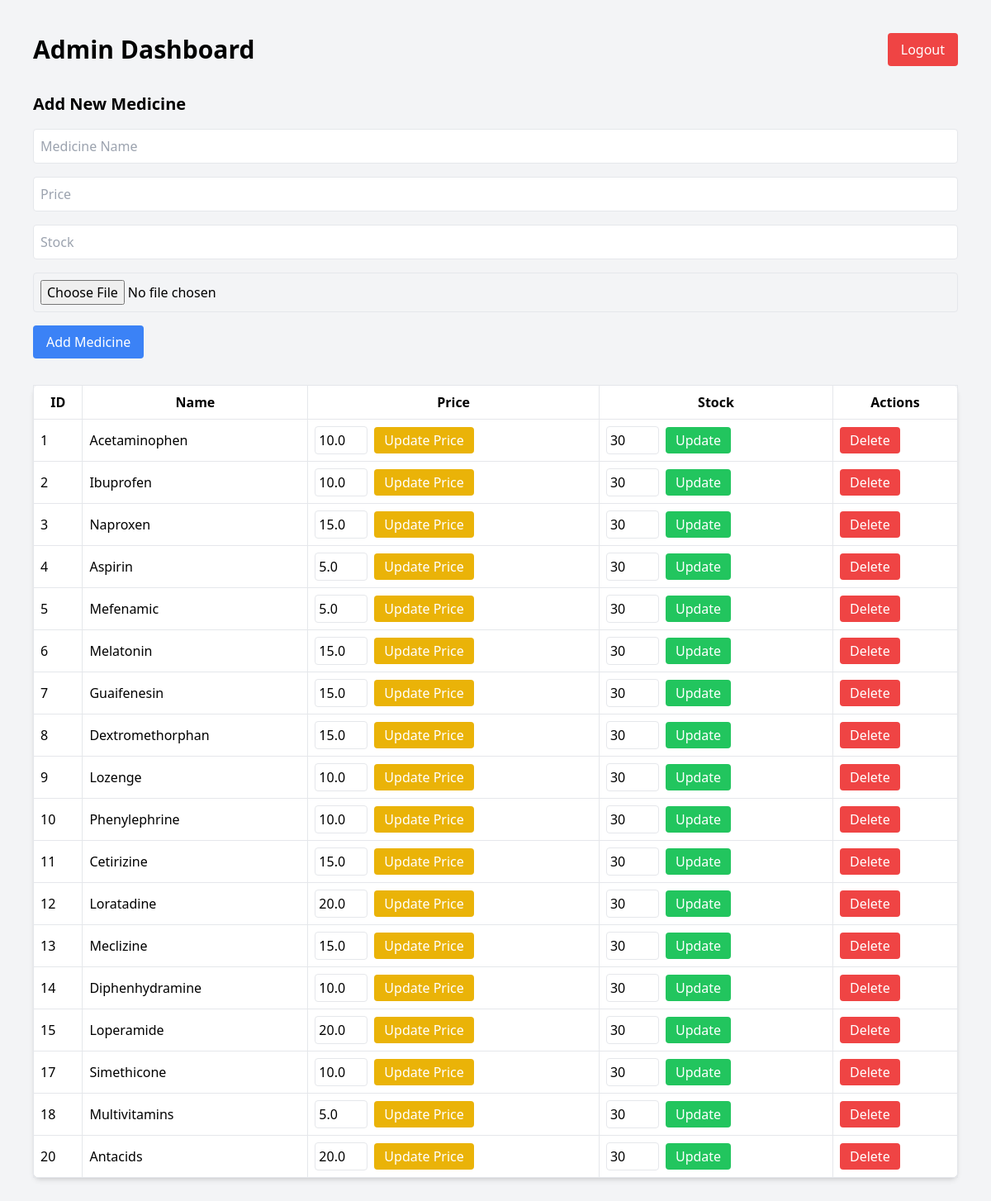
Screenshot of /admin/dashboard (signed in) with the database file from the repository.
### tables this page shows
CREATE TABLE "medicines" (
	"id"	INTEGER,
	"name"	TEXT NOT NULL,
	"price"	REAL NOT NULL,
	"stock"	INTEGER NOT NULL,
	"image_path"	TEXT NOT NULL, therapeutic_effects TEXT, side_effects TEXT,
	PRIMARY KEY("id" AUTOINCREMENT)
);

### app.py (the view)
@app.route('/admin/dashboard')
def admin_dashboard():
    if not session.get('admin_logged_in'):
        return redirect(url_for('admin_login'))
    conn = sqlite3.connect('medicine.db')
    cursor = conn.cursor()
    cursor.execute("SELECT id, name, price, stock FROM medicines")
    medicines = cursor.fetchall()
    conn.close()
    return render_template('admin_dashboard.html', medicines=medicines)

### templates/admin_dashboard.html (shortened to what this page needs)
<!DOCTYPE html>
<html lang="en">
<head>
  <script src="https://cdn.tailwindcss.com"></script>
</head>
<body class="bg-gray-100 p-10">
  <div class="flex justify-between items-center mb-8">
    <h1 class="text-3xl font-bold">Admin Dashboard</h1>
    <form action="{{ url_for('logout') }}" method="POST">
      <button type="submit" class="px-4 py-2 bg-red-500 text-white rounded hover:bg-red-700">Logout</button>
    </form>
  </div>
  <h2 class="text-xl font-semibold mb-4">Add New Medicine</h2>
  <form action="{{ url_for('add_medicine') }}" method="POST" enctype="multipart/form-data">
    <div class="mb-4">
      <input type="text" name="name" placeholder="Medicine Name" class="p-2 border rounded w-full" required>
    </div>
    <div class="mb-4">
      <input type="number" name="price" placeholder="Price" class="p-2 border rounded w-full" required>
    </div>
    <div class="mb-4">
      <input type="number" name="stock" placeholder="Stock" class="p-2 border rounded w-full" required>
    </div>
    <div class="mb-4">
      <input type="file" name="image" accept="image/*" class="p-2 border rounded w-full">
    </div>
    <button type="submit" class="px-4 py-2 bg-blue-500 text-white rounded hover:bg-blue-700">Add Medicine</button>
  </form>
  <table class="w-full bg-white border rounded-lg shadow-md mt-8">
    <thead>
      <tr>
        <th class="border p-2">ID</th>
        <th class="border p-2">Name</th>
        <th class="border p-2">Price</th>
        <th class="border p-2">Stock</th>
        <th class="border p-2">Actions</th>
      </tr>
    </thead>
    <tbody>
      {% for medicine in medicines %}
      <tr>
        <td class="border p-2">{{ medicine[0] }}</td>
        <td class="border p-2">{{ medicine[1] }}</td>
        <td class="border p-2">
          <form action="{{ url_for('update_price') }}" method="POST" class="flex items-center">
            <input type="number" name="price" value="{{ medicine[2] }}" class="w-16 p-1 border rounded mr-2">
            <button type="submit" class="px-3 py-1 bg-yellow-500 text-white rounded hover:bg-yellow-700">Update Price</button>
          </form>
        </td>
        <td class="border p-2">
          <form action="{{ url_for('update_stock') }}" method="POST" class="flex items-center">
            <input type="number" name="stock" value="{{ medicine[3] }}" class="w-16 p-1 border rounded mr-2">
            <button type="submit" class="px-3 py-1 bg-green-500 text-white rounded hover:bg-green-700">Update</button>
          </form>
        </td>
        <td class="border p-2">
          <form action="{{ url_for('delete_medicine') }}" method="POST">
            <button type="submit" class="px-3 py-1 bg-red-500 text-white rounded hover:bg-red-700">Delete</button>
          </form>
        </td>
      </tr>
      {% endfor %}
    </tbody>
  </table>
</body>
</html>

### rows the page displays
medicines: id "1", name "Acetaminophen", price "10.0", stock "30"
medicines: id "2", name "Ibuprofen", price "10.0", stock "30"
medicines: id "3", name "Naproxen", price "15.0", stock "30"
medicines: id "4", name "Aspirin", price "5.0", stock "30"
medicines: id "5", name "Mefenamic", price "5.0", stock "30"
medicines: id "6", name "Melatonin", price "15.0", stock "30"
medicines: id "7", name "Guaifenesin", price "15.0", stock "30"
medicines: id "8", name "Dextromethorphan", price "15.0", stock "30"
medicines: id "9", name "Lozenge", price "10.0", stock "30"
medicines: id "10", name "Phenylephrine", price "10.0", stock "30"
medicines: id "11", name "Cetirizine", price "15.0", stock "30"
medicines: id "12", name "Loratadine", price "20.0", stock "30"
medicines: id "13", name "Meclizine", price "15.0", stock "30"
medicines: id "14", name "Diphenhydramine", price "10.0", stock "30"
medicines: id "15", name "Loperamide", price "20.0", stock "30"
medicines: id "17", name "Simethicone", price "10.0", stock "30"
medicines: id "18", name "Multivitamins", price "5.0", stock "30"
medicines: id "20", name "Antacids", price "20.0", stock "30"
